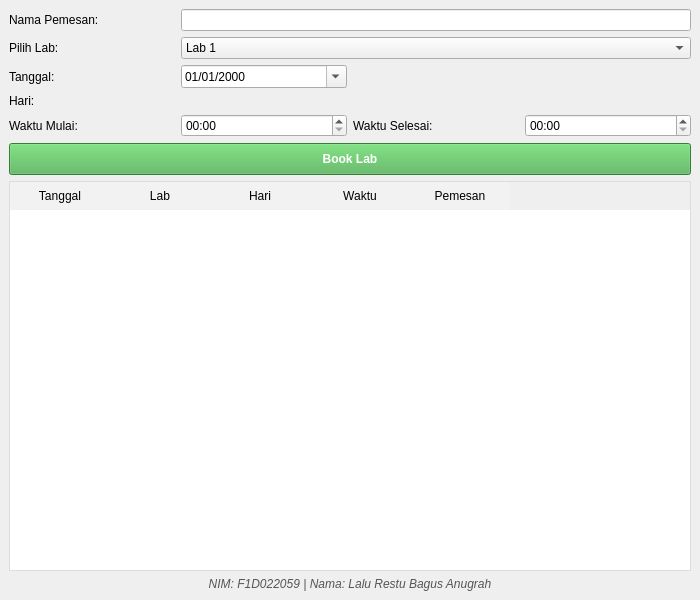
<?xml version="1.0" encoding="UTF-8"?>
<ui version="4.0">
 <class>MainWindow</class>
 <widget class="QMainWindow" name="MainWindow">
  <property name="geometry">
   <rect>
    <x>0</x>
    <y>0</y>
    <width>700</width>
    <height>600</height>
   </rect>
  </property>
  <property name="windowTitle">
   <string>Penjadwalan Booking Lab Komputer</string>
  </property>
  <widget class="QWidget" name="centralwidget">
   <layout class="QVBoxLayout" name="verticalLayout">
    <item>
     <layout class="QGridLayout" name="gridLayout">
      <item row="0" column="0">
       <widget class="QLabel" name="label">
        <property name="text">
         <string>Nama Pemesan:</string>
        </property>
       </widget>
      </item>
      <item row="0" column="1" colspan="3">
       <widget class="QLineEdit" name="name_input"/>
      </item>
      <item row="1" column="0">
       <widget class="QLabel" name="label_2">
        <property name="text">
         <string>Pilih Lab:</string>
        </property>
       </widget>
      </item>
      <item row="1" column="1" colspan="3">
       <widget class="QComboBox" name="lab_combo">
        <item>
         <property name="text">
          <string>Lab 1</string>
         </property>
        </item>
        <item>
         <property name="text">
          <string>Lab 2</string>
         </property>
        </item>
        <item>
         <property name="text">
          <string>Lab 3</string>
         </property>
        </item>
       </widget>
      </item>
      <item row="2" column="0">
       <widget class="QLabel" name="label_3">
        <property name="text">
         <string>Tanggal:</string>
        </property>
       </widget>
      </item>
      <item row="2" column="1">
       <widget class="QDateEdit" name="date_input">
        <property name="displayFormat">
         <string>dd/MM/yyyy</string>
        </property>
        <property name="calendarPopup">
         <bool>true</bool>
        </property>
       </widget>
      </item>
      <item row="3" column="0">
       <widget class="QLabel" name="label_4">
        <property name="text">
         <string>Hari:</string>
        </property>
       </widget>
      </item>
      <item row="3" column="1">
       <widget class="QLabel" name="day_label">
        <property name="styleSheet">
         <string notr="true">font-weight: bold;</string>
        </property>
       </widget>
      </item>
      <item row="4" column="0">
       <widget class="QLabel" name="label_5">
        <property name="text">
         <string>Waktu Mulai:</string>
        </property>
       </widget>
      </item>
      <item row="4" column="1">
       <widget class="QTimeEdit" name="start_time">
        <property name="displayFormat">
         <string>HH:mm</string>
        </property>
       </widget>
      </item>
      <item row="4" column="2">
       <widget class="QLabel" name="label_6">
        <property name="text">
         <string>Waktu Selesai:</string>
        </property>
       </widget>
      </item>
      <item row="4" column="3">
       <widget class="QTimeEdit" name="end_time">
        <property name="displayFormat">
         <string>HH:mm</string>
        </property>
       </widget>
      </item>
      <item row="5" column="0" colspan="4">
       <widget class="QPushButton" name="book_button">
        <property name="styleSheet">
         <string notr="true">QPushButton {
    background-color: #4CAF50; 
    color: white;
    padding: 8px;
    font-weight: bold;
}
QPushButton:hover {
    background-color: #45a049;
}</string>
        </property>
        <property name="text">
         <string>Book Lab</string>
        </property>
       </widget>
      </item>
     </layout>
    </item>
    <item>
     <widget class="QTableWidget" name="schedule_table">
      <property name="styleSheet">
       <string notr="true">QTableWidget {
    border: 1px solid #ddd;
    font-size: 12px;
}
QHeaderView::section {
    background-color: #f2f2f2;
    padding: 5px;
    border: none;
}</string>
      </property>
      <attribute name="horizontalHeader">
       <stringlist>
        <string>Tanggal</string>
        <string>Lab</string>
        <string>Hari</string>
        <string>Waktu</string>
        <string>Pemesan</string>
       </stringlist>
      </attribute>
      <column>
       <property name="text">
        <string>Tanggal</string>
       </property>
      </column>
      <column>
       <property name="text">
        <string>Lab</string>
       </property>
      </column>
      <column>
       <property name="text">
        <string>Hari</string>
       </property>
      </column>
      <column>
       <property name="text">
        <string>Waktu</string>
       </property>
      </column>
      <column>
       <property name="text">
        <string>Pemesan</string>
       </property>
      </column>
     </widget>
    </item>
    <item>
     <widget class="QLabel" name="student_info">
      <property name="enabled">
       <bool>false</bool>
      </property>
      <property name="styleSheet">
       <string notr="true">font-style: italic; color: #555;</string>
      </property>
      <property name="text">
       <string>NIM: F1D022059 | Nama: Lalu Restu Bagus Anugrah</string>
      </property>
      <property name="alignment">
       <set>Qt::AlignCenter</set>
      </property>
     </widget>
    </item>
   </layout>
  </widget>
 </widget>
 <resources/>
 <connections/>
</ui>
